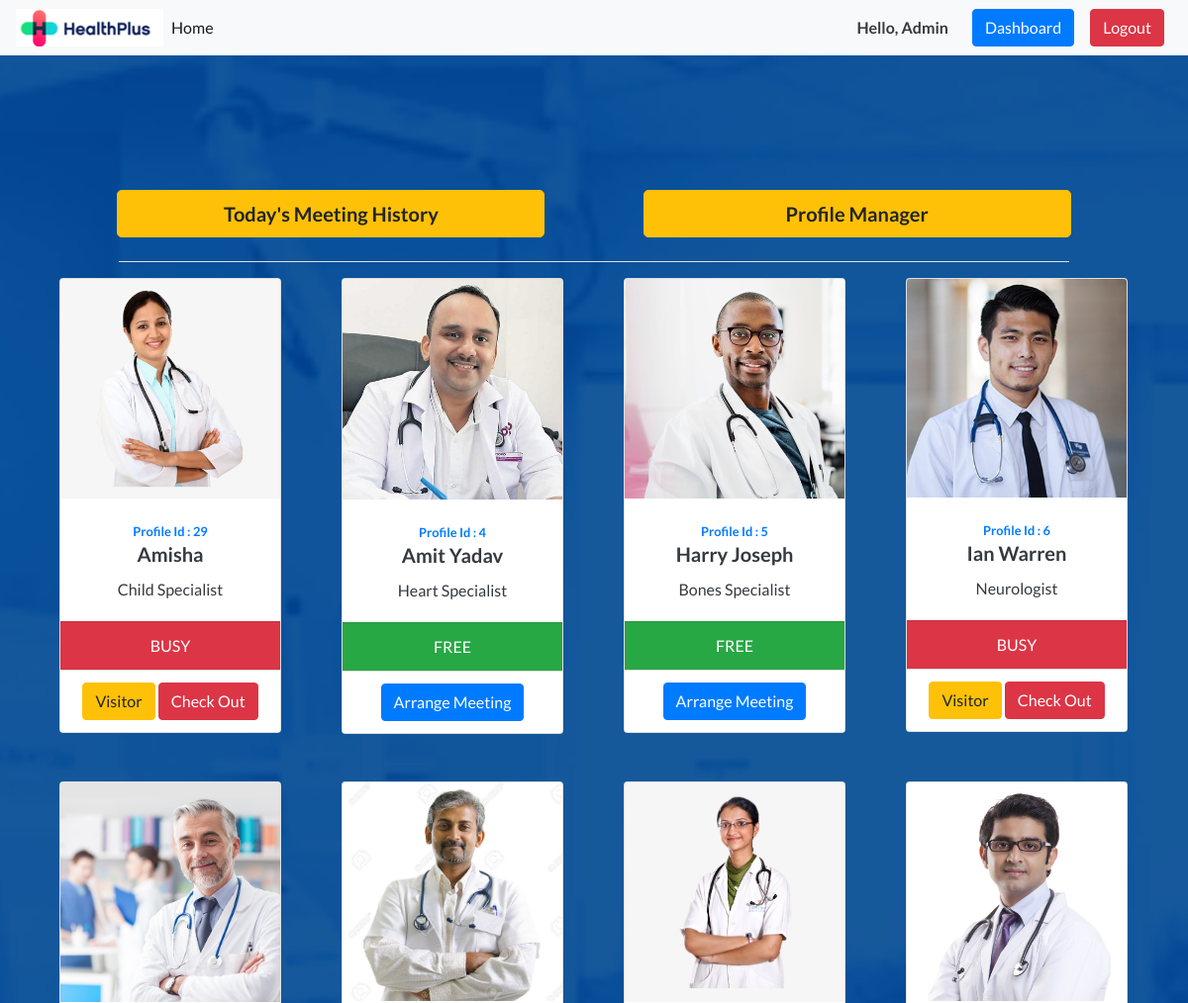
Page /dashboard/ (signed in, upper part) on the earlier database version.
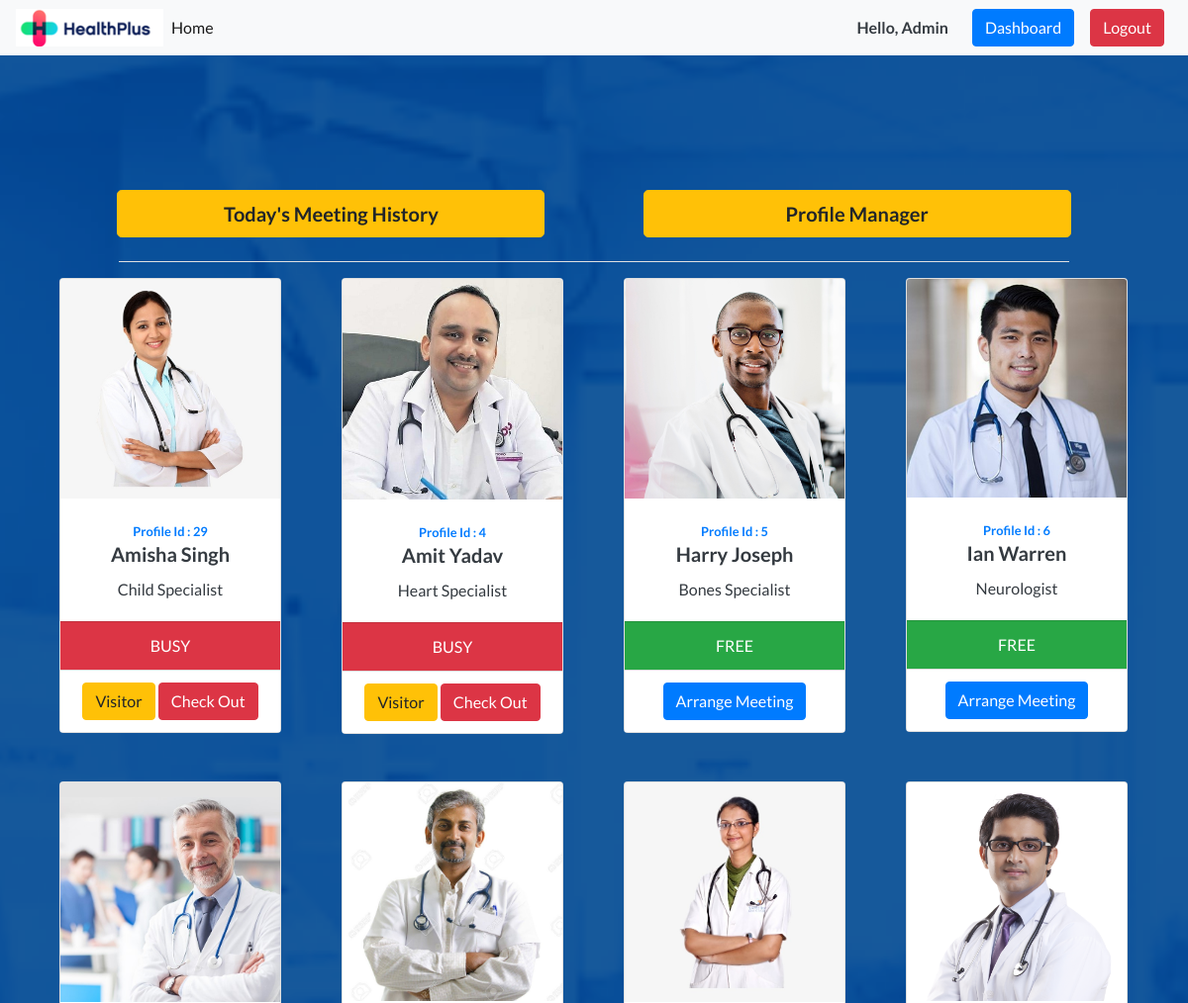
Same page on the later database version.
### accounts/models.py (models this page shows, shortened)
class Host(models.Model):
    id = models.AutoField
    host_name = models.CharField(max_length=50)
    host_email = models.EmailField(blank=True, null=True)
    host_phone = models.IntegerField(max_length=10)
    host_image = models.ImageField(upload_to='img/doctors')
    host_desc = models.CharField(max_length=50)
    address = models.CharField(max_length=100,default="HealthPlus, Rohini-22, New Delhi")
    status = models.BooleanField(default=True)
    available = models.CharField(max_length=50,default='')
    current_meeting_id = models.IntegerField(blank=True, null=True)

### accounts/views.py (the view)
# urls.py: path('', views.dashboard, name='dashboard'),
@login_required(login_url='/admin_login/')
def dashboard(request):
    h = Host.objects.all()
    hosts = sorted(list(h),key=lambda x: x.host_name)
    parameters = {'hosts':hosts}
    return render(request,'dashboard.html',parameters)

### accounts/templates/dashboard.html (shortened to what this page needs)
{% extends 'base.html' %}
{% load static from staticfiles %}
{% block nav %}
<div class="form-inline my-2 my-lg-0">
        {% if user.is_authenticated %}
        <h6 class="text-dark mx-3 my-auto">Hello, Admin</h6>
        <a class="btn btn-primary mx-2" href="/dashboard" role="button">Dashboard</a>
        <a class="btn btn-danger mx-2" href="/logout" role="button">Logout</a>
        {% else %}
        <a class="btn btn-success mx-2" href="/admin_login" role="button">Admin Login</a>
        {% endif %}
  </div>
{% endblock %}
{% block header %}
<header class="masthead text-white text-center" style="background:url('{% static '/img/bg-3.png' %}')no-repeat center fixed;background-size:cover;">
    <a class="btn btn-warning btn-lg mx-5 mb-2 font-weight-bolder" href="meeting_history/" role="button" style="width: 27rem; display: inline-block;">Today's Meeting History</a>
    <a class="btn btn-warning btn-lg mx-5 mb-2 font-weight-bolder" href="profile_manager/" role="button" style="width: 27rem; display: inline-block;">Profile Manager</a>
    <hr class="bg-light" style="width: 60rem;">
    <div class="container">
            <div class="row">
            {% for p in hosts %}
                <div class="col">
                <div class="col mx-auto mb-5">
                            <div class="card text-dark" style="width: 14rem;">
                                    <img src="/media/{{ p.host_image }}" class="card-img-top" alt="...">
                                    <div class="card-body">
                                      <small class="text-primary font-weight-bolder">Profile Id : {{ p.id }}</small>
                                      <h5 class="card-title">{{ p.host_name }}</h5>
                                      <p class="card-text">{{ p.host_desc }}</p>
                                    </div>
                                <form action = "meeting/" method="post">{% csrf_token %}
                                    <ul class="list-group list-group-flush">
                                      {% if p.status %}
                                        <li class="list-group-item bg-success text-white">FREE</li>
                                        <li class="list-group-item"><button class="btn btn-primary mx-2" type="submit" value="{{ p.id }}" name="meeting">Arrange Meeting</button></li>
                                        {% else %}
                                        <li class="list-group-item bg-danger text-white">BUSY</li>
                                        <li class="list-group-item">
                                        <button class="btn btn-warning" style="display:inline-block;" type="submit" value="{{ p.current_meeting_id }}" name="visitor">Visitor</button>
                                        <button class="btn btn-danger" style="display:inline-block;" type="submit" value="{{ p.current_meeting_id }}" name="check_out">Check Out</button>
                                        </li>
                                        {% endif %}
                                    </ul>
                                    </form>
                                  </div>
                    </div>
                </div>
                {% endfor %}
                </div>
</div>
</header>
{% endblock %}

Differences in the rows shown:
changed Host "Child Specialist": host_name "Amisha" → "Amisha Singh"
changed Host "Amit Yadav": current_meeting_id empty → 36 (drawn); status "FREE Arrange Meeting" → "BUSY Visitor Check Out"
changed Host "Ian Warren": current_meeting_id 27 → empty (drawn); status "BUSY Visitor Check Out" → "FREE Arrange Meeting"
